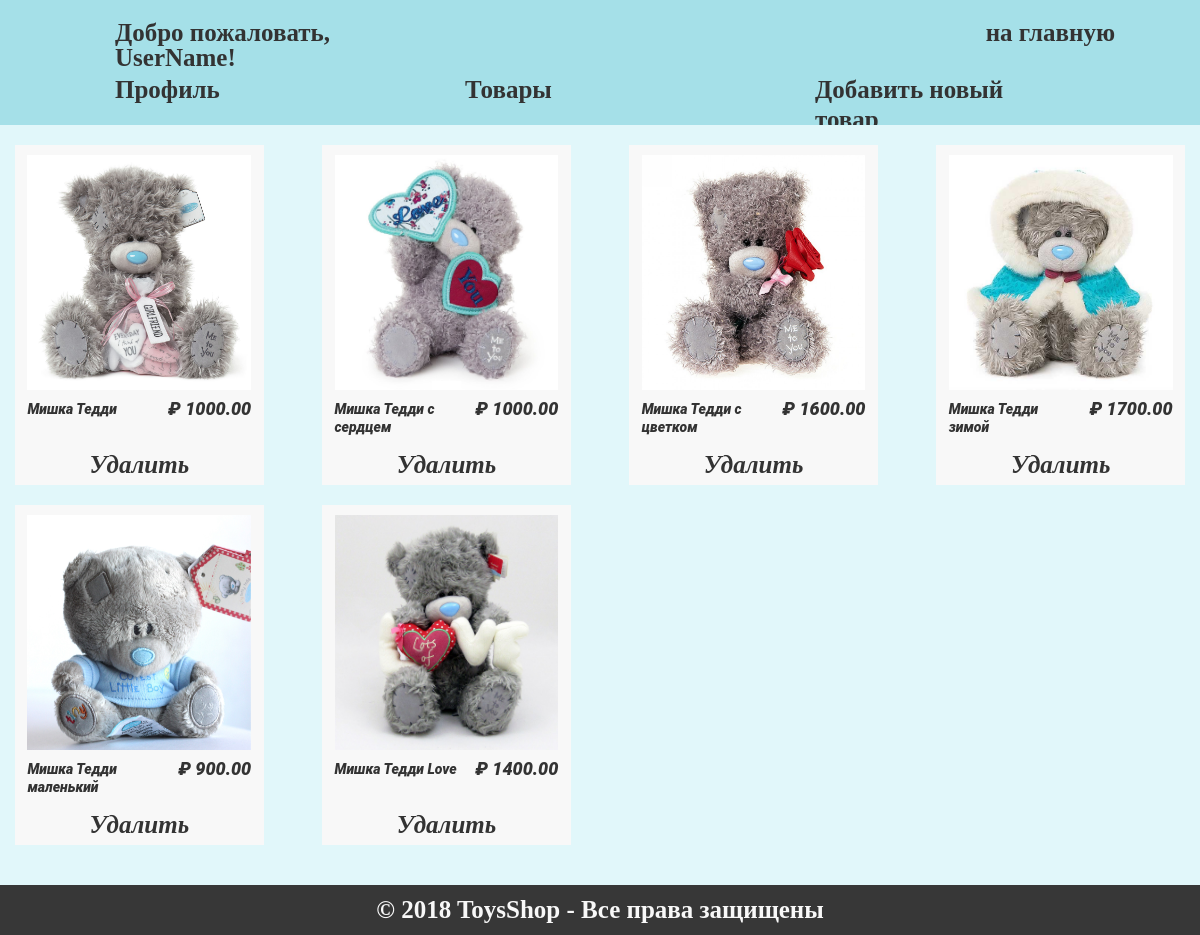
The app's page /product/ with its own data.
### products/models.py (models this page shows, shortened)
class Product(models.Model):
    name = models.CharField(max_length=150)
    image = models.ImageField()
    category = models.ForeignKey('categories.Category', on_delete=models.CASCADE)
    content = models.TextField()
    cost = models.DecimalField(max_digits=7, decimal_places=2)
    created = models.DateTimeField(auto_now_add=True)

### products/views.py (the view)
# urls.py: path('product/', views.ProductList.as_view(), name='product'),
class ProductList(ListView):
    context_object_name = 'query'
    template_name = 'products/product_edit.html'
    queryset = get_list_or_404(models.Product)

### products/templates/products/product_edit.html (shortened to what this page needs)
{% extends 'changes.html' %}
{% block page_content %}
    {% for item in query %}
    <div class="blockId">
        <div class="toy">
            <a href="{% url 'products:update' item.id %}">
                <img src="/media/{{ item.image }}">
                <div class="nameToys">{{ item.name }}</div>
                <div class="price">&#8381; {{ item.cost }}<p></p></div>
            </a>
        </div>
        <div class="delete"><a href="{% url 'products:delete' item.id %}">Удалить</a></div>
    </div>
    {% endfor %}
{% endblock %}

### server/templates/changes.html (shortened to what this page needs)
<!DOCTYPE html>
{% load static %}
<html>
<head>
    <link rel="stylesheet" href="{% static 'products/style_control.css' %}">
</head>
<body>
    <div class="header">
        <div class="inside">
            <div class="welcome">
                Добро пожаловать, UserName!
            </div>
            <div class="exit">
                <a href="{% url 'products:list' %}">на главную</a>
            </div>
            <div class="options">
                <a href="#"><div class="snap">Профиль</div></a>
                <a href="{% url 'products:product' %}"><div class="snap">Товары</div></a>
                <a href="{% url 'products:edit' %}"><div class="snap">Добавить новый товар</div></a>
            </div>
        </div>
    </div>
    <div class="main">
        <div class="inside">
            {% block page_content %}{% endblock %}
        </div>
    </div>
    <div class="footer">
        <div class="inside">
            &#169 2018 ToysShop - Все права защищены
        </div>
    </div>
</body>
</html>

### products/static/products/style_control.css (style rules this page uses)
body { margin: 0; background-color: #f8f8f8; font-family: Gabriola; font-size: 25px; font-weight: 700; line-height: 25px; text-align: left; color: #333333; }
a { text-decoration: none; font-family: Gabriola; font-size: 25px; font-weight: 700; color: #333333; }
.header { float: left; background-color: #a5e0e8; width: 100%; height: 125px; }
.inside { width: 1170px; height: inherit; margin: 0 auto; }
.welcome { float: left; width: 300px; height: 25px; margin: 20px 100px; }
.exit { float: left; width: 200px; height: 25px; margin: 20px 20px 20px 400px; text-align: right; }
.options { float: left; height: 50px; width: 100%; margin: 0; }
.snap { float: left; height: 30px; width: 250px; text-align: left; margin: 10px 0 0 100px; line-height: 30px; }
.main { float: left; width: 100%; min-height: calc(100vh - 215px); background-color: #e1f7fa; text-align: center; padding: 20px 0; }
.blockId { float: left; width: 21.25%; height: 340px; background-color: #f8f8f8; margin: 0 5% 20px 0; }
.blockId:nth-child(4n) { margin-right: 0; }
.toy { float: left; width:100%; height: 300px; }
.blockId img { float: left; margin: 10px 5%; width: 90%; height: 235px; }
.nameToys { float: left; width: 50%; height: 55px; margin: 0 5% 10px; font-family: Roboto; color: #333333; font-size: 14px; font-weight: 900; font-style: italic; line-height: 18px; text-align: left; }
.price { float: left; width: 35%; height: 55px; margin: 0 5% 10px 0; font-family: Roboto; color: #333333; font-size: 18px; line-height: 18px; font-weight: 900; font-style: italic; text-align: right; }
.delete { float: left; width: 100%; height: 40px; font-family: Roboto; color: #333333; font-size: 18px; line-height: 40px; font-weight: 900; font-style: italic; text-align: center; }
.footer { float: left; width: 100%; height: 50px; background-color: #373737; line-height: 25px; text-align: center; color: #f8f8f8; line-height: 50px; }

### records on screen
Product: image (picture), name "Мишка Тедди", cost "1000.00"
Product: image (picture), name "Мишка Тедди с сердцем", cost "1000.00"
Product: image (picture), name "Мишка Тедди с цветком", cost "1600.00"
Product: image (picture), name "Мишка Тедди зимой", cost "1700.00"
Product: image (picture), name "Мишка Тедди маленький", cost "900.00"
Product: image (picture), name "Мишка Тедди Love", cost "1400.00"
